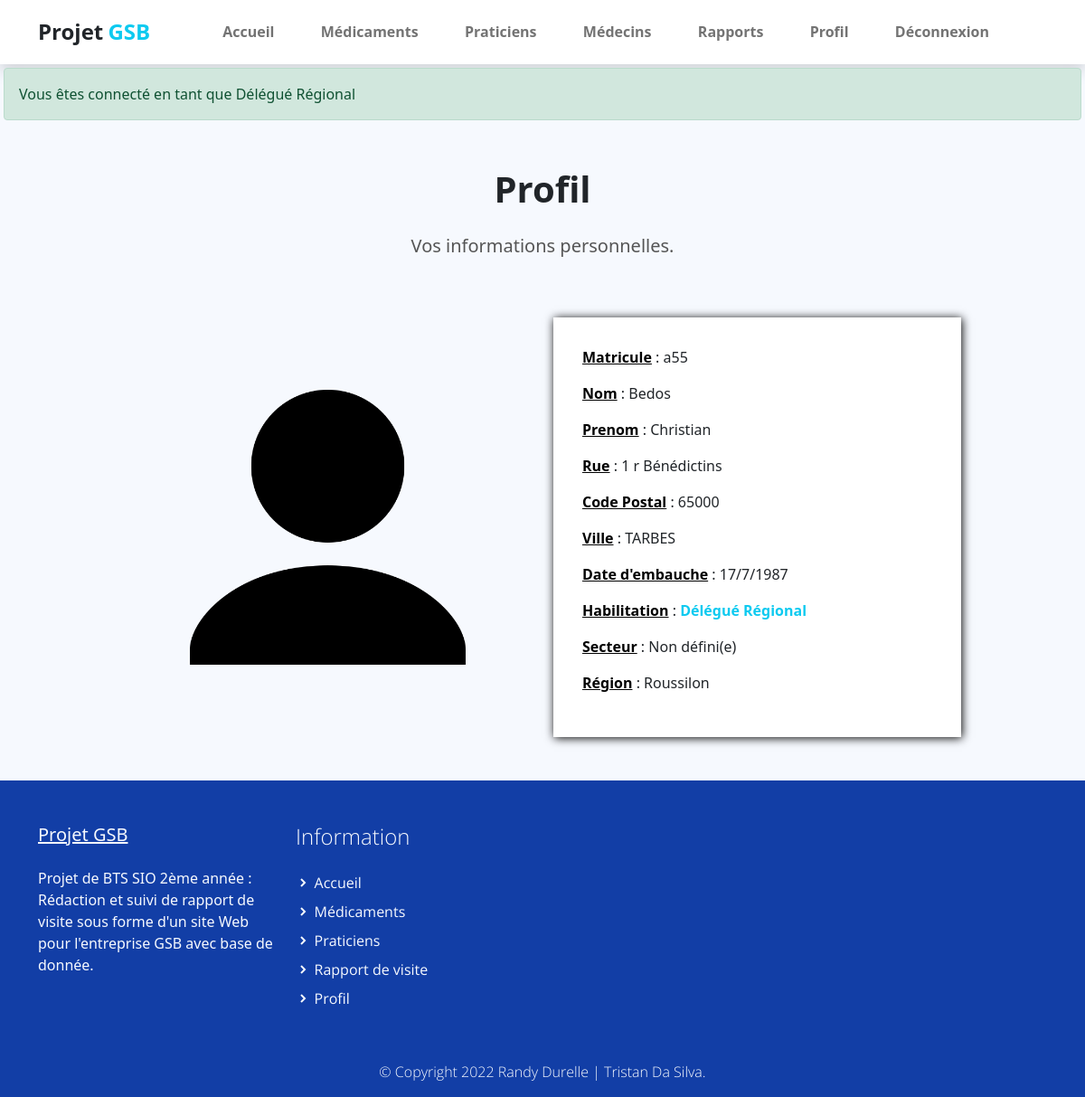
The page /index.php?uc=connexion&action=profil (signed in) on the database as committed earlier.
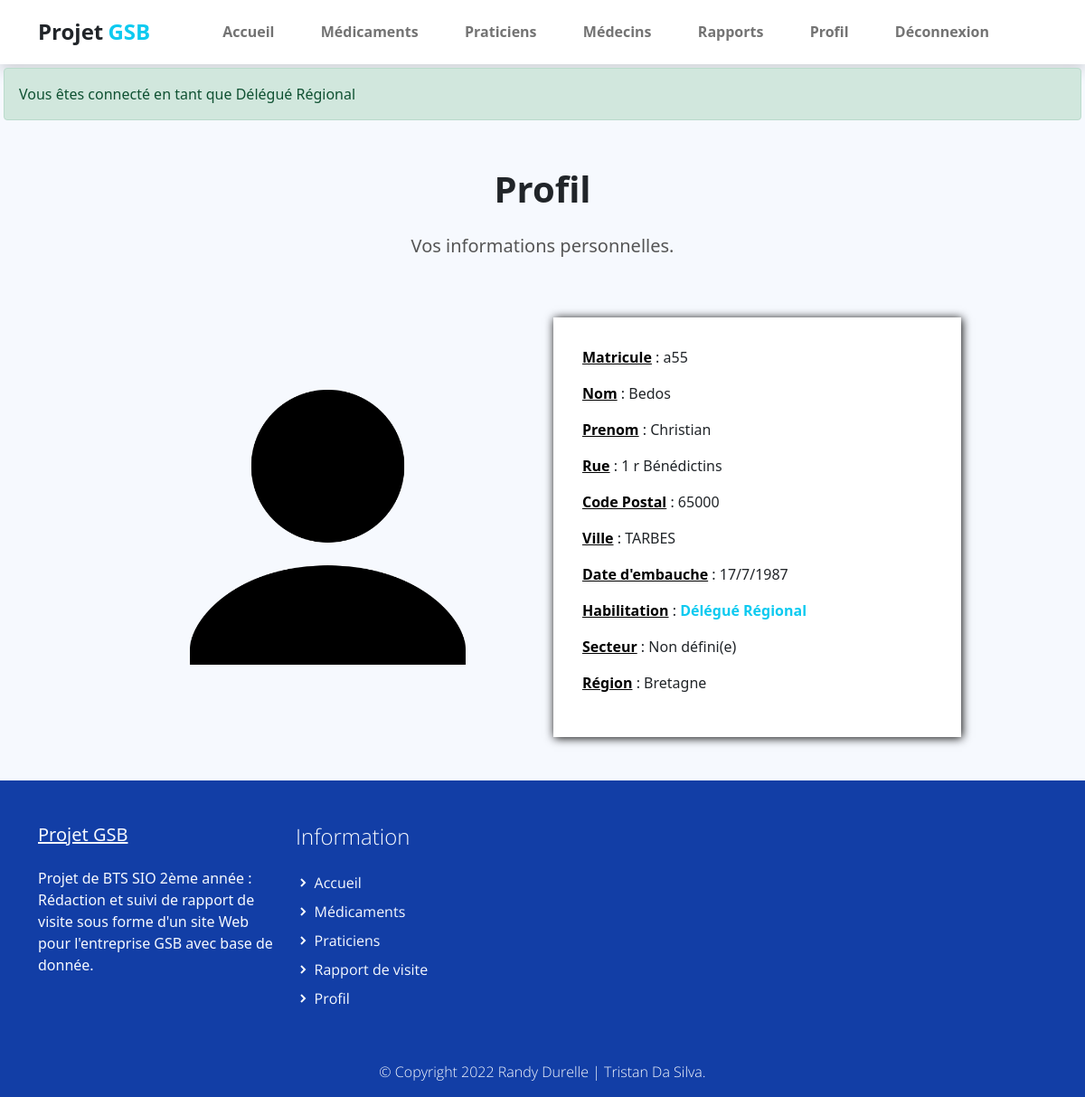
The same page on the database as committed later.
### tables this page shows
CREATE TABLE IF NOT EXISTS `collaborateur` (
  `COL_MATRICULE` varchar(10) NOT NULL,
  `COL_NOM` varchar(25) DEFAULT NULL,
  `COL_PRENOM` varchar(50) DEFAULT NULL,
  `COL_ADRESSE` varchar(50) DEFAULT NULL,
  `COL_CP` varchar(5) DEFAULT NULL,
  `COL_VILLE` varchar(30) DEFAULT NULL,
  `COL_DATEEMBAUCHE` datetime DEFAULT NULL,
  `HAB_ID` int(11) DEFAULT NULL,
  `LOG_ID` int(11) DEFAULT NULL,
  `SEC_CODE` varchar(1) DEFAULT NULL,
  `REG_CODE` varchar(2) DEFAULT NULL,
  PRIMARY KEY (`COL_MATRICULE`),
  UNIQUE KEY `collaborateur_login0_AK` (`LOG_ID`),
  KEY `collaborateur_habilitation0_FK` (`HAB_ID`),
  KEY `collaborateur_secteur0_FK` (`SEC_CODE`)
);

CREATE TABLE IF NOT EXISTS `region` (
  `REG_CODE` varchar(2) NOT NULL,
  `REG_NOM` varchar(50) DEFAULT NULL,
  `SEC_CODE` varchar(1) NOT NULL,
  PRIMARY KEY (`REG_CODE`),
  KEY `region_secteur0_FK` (`SEC_CODE`)
);

CREATE TABLE IF NOT EXISTS `habilitation` (
  `HAB_ID` int(11) NOT NULL,
  `HAB_LIB` varchar(30) NOT NULL,
  PRIMARY KEY (`HAB_ID`)
);

### modele/connexion.modele.inc.php (called while the page is built, shortened)
<?php
function getAllInformationCompte($matricule)
{
    try {
        $monPdo = connexionPDO();
        $req = 'SELECT c.`COL_MATRICULE` as `matricule`,c.`COL_NOM` as `nom`,`COL_PRENOM` as `prenom`,c.`COL_ADRESSE` as `adresse`,c.`COL_CP` as `cp`,c.`COL_VILLE` as `ville`, concat(DAY(COL_DATEEMBAUCHE),\'/\',MONTH(`COL_DATEEMBAUCHE`),\'/\',YEAR(`COL_DATEEMBAUCHE`)) as `date_embauche`, h.HAB_LIB as `habilitation` ,s.SEC_LIBELLE as `secteur`, r.REG_NOM as `region` FROM collaborateur c LEFT JOIN secteur s ON s.`SEC_CODE`=c.`SEC_CODE` LEFT JOIN habilitation h ON h.HAB_ID=c.HAB_ID LEFT JOIN region r ON r.REG_CODE=c.REG_CODE WHERE c.COL_MATRICULE="' . $matricule . '"';
        $res = $monPdo->query($req);
        $result = $res->fetch();
        return $result;
    } catch (PDOException $e) {
        print "Erreur !: " . $e->getMessage();
        die();
    }
}

### vues/v_profil.php (the view)
<section class="bg-light">
    <div class="container">
        <div class="structure-hero pt-lg-5 pt-4">
            <h1 class="titre text-center">Profil</h1>
            <p class="text text-center">
                Vos informations personnelles.
            </p>
        </div>
        <div class="row align-items-center justify-content-center">
            <div class="test col-12 col-sm-8 col-lg-6 col-xl-5 col-xxl-4 py-lg-5">
                <img class="img-fluid w-75" src="assets/img/profil.png">
            </div>
            <div class="test col-12 col-sm-8 col-lg-6 col-xl-5 col-xxl-4 py-lg-5 py-3">
                <div class="formulaire">
                    <p><span class="carac">Matricule</span> : <?php echo $info[0] ?></p>
                    <p><span class="carac">Nom</span> : <?php echo $info[1] ?></p>
                    <p><span class="carac">Prenom</span> : <?php echo $info[2] ?></p>
                    <p><span class="carac">Rue</span> : <?php echo $info[3] ?></p>
                    <p><span class="carac">Code Postal</span> : <?php echo $info[4] ?></p>
                    <p><span class="carac">Ville</span> : <?php echo $info[5] ?></p>
                    <p><span class="carac">Date d'embauche</span> : <?php echo $info[6] ?></p>
                    <p><span class="carac">Habilitation</span> : <span style="color:#0DCAF0;font-weight: 700;"> <?php echo $info[7] ?></span></p>
                    <p><span class="carac">Secteur</span> : <?php echo $info[8] ?></p>
                    <p><span class="carac">Région</span> : <?php echo $info[9] ?></p>
                </div>
            </div>
        </div>
</section>

Rows that differ between the two databases and show on the page:
changed collaborateur "Bedos": region.REG_NOM "Roussilon" → "Bretagne"
